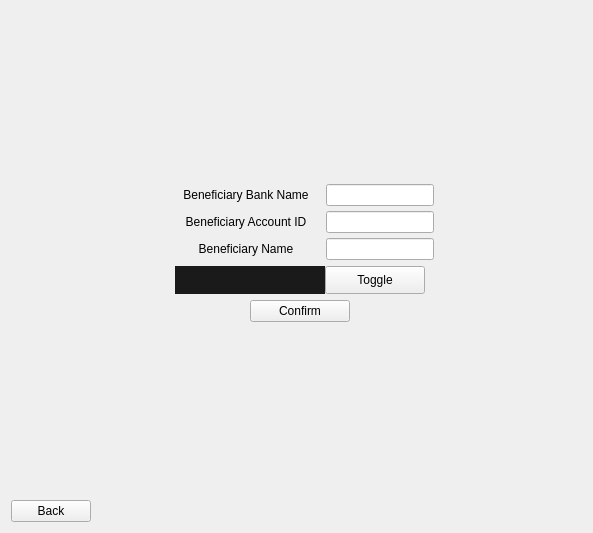
                 <widget class="QWidget" name="ManageBeneficiariesPage">
                  <layout class="QGridLayout" name="gridLayout_10">
                   <item row="1" column="0">
                    <spacer name="horizontalSpacer_43">
                     <property name="orientation">
                      <enum>Qt::Horizontal</enum>
                     </property>
                     <property name="sizeHint" stdset="0">
                      <size>
                       <width>109</width>
                       <height>20</height>
                      </size>
                     </property>
                    </spacer>
                   </item>
                   <item row="1" column="4">
                    <spacer name="horizontalSpacer_44">
                     <property name="orientation">
                      <enum>Qt::Horizontal</enum>
                     </property>
                     <property name="sizeHint" stdset="0">
                      <size>
                       <width>108</width>
                       <height>20</height>
                      </size>
                     </property>
                    </spacer>
                   </item>
                   <item row="1" column="1" colspan="3">
                    <layout class="QVBoxLayout" name="verticalLayout_34">
                     <item>
                      <layout class="QVBoxLayout" name="verticalLayout_33">
                       <item>
                        <layout class="QVBoxLayout" name="verticalLayout_32">
                         <property name="spacing">
                          <number>5</number>
                         </property>
                         <item>
                          <layout class="QHBoxLayout" name="horizontalLayout_77">
                           <property name="spacing">
                            <number>0</number>
                           </property>
                           <item>
                            <spacer name="horizontalSpacer_135">
                             <property name="orientation">
                              <enum>Qt::Horizontal</enum>
                             </property>
                             <property name="sizeHint" stdset="0">
                              <size>
                               <width>40</width>
                               <height>20</height>
                              </size>
                             </property>
                            </spacer>
                           </item>
                           <item>
                            <widget class="QLabel" name="beneficiary_bankname_label">
                             <property name="minimumSize">
                              <size>
                               <width>160</width>
                               <height>0</height>
                              </size>
                             </property>
                             <property name="maximumSize">
                              <size>
                               <width>180</width>
                               <height>16777215</height>
                              </size>
                             </property>
                             <property name="styleSheet">
                              <string notr="true">QLabel#label_9
{
	background-color: #ff3333;
	color: #fff;
	font-size: 14px;
	font-weight: bold;

}</string>
                             </property>
                             <property name="text">
                              <string>Beneficiary Bank Name</string>
                             </property>
                             <property name="alignment">
                              <set>Qt::AlignCenter</set>
                             </property>
                            </widget>
                           </item>
                           <item>
                            <widget class="QLineEdit" name="addBeneficiary_bankName_le">
                             <property name="maximumSize">
                              <size>
                               <width>140</width>
                               <height>16777215</height>
                              </size>
                             </property>
                            </widget>
                           </item>
                           <item>
                            <spacer name="horizontalSpacer_136">
                             <property name="orientation">
                              <enum>Qt::Horizontal</enum>
                             </property>
                             <property name="sizeHint" stdset="0">
                              <size>
                               <width>40</width>
                               <height>20</height>
                              </size>
                             </property>
                            </spacer>
                           </item>
                          </layout>
                         </item>
                         <item>
                          <layout class="QHBoxLayout" name="horizontalLayout_78">
                           <property name="spacing">
                            <number>0</number>
                           </property>
                           <item>
                            <spacer name="horizontalSpacer_133">
                             <property name="orientation">
                              <enum>Qt::Horizontal</enum>
                             </property>
                             <property name="sizeHint" stdset="0">
                              <size>
                               <width>40</width>
                               <height>20</height>
                              </size>
                             </property>
                            </spacer>
                           </item>
                           <item>
                            <widget class="QLabel" name="beneficiary_userID_label">
                             <property name="minimumSize">
                              <size>
                               <width>160</width>
                               <height>0</height>
                              </size>
                             </property>
                             <property name="maximumSize">
                              <size>
                               <width>180</width>
                               <height>16777215</height>
                              </size>
                             </property>
                             <property name="styleSheet">
                              <string notr="true">QLabel#label_11
{
	background-color: #ff3333;
	color: #fff;
	font-size: 14px;
	font-weight: bold;

}</string>
                             </property>
                             <property name="text">
                              <string>Beneficiary Account ID</string>
                             </property>
                             <property name="alignment">
                              <set>Qt::AlignCenter</set>
                             </property>
                            </widget>
                           </item>
                           <item>
                            <widget class="QLineEdit" name="addBeneficiary_id_le">
                             <property name="maximumSize">
                              <size>
                               <width>140</width>
                               <height>16777215</height>
                              </size>
                             </property>
                             <property name="text">
                              <string/>
                             </property>
                            </widget>
                           </item>
                           <item>
                            <spacer name="horizontalSpacer_134">
                             <property name="orientation">
                              <enum>Qt::Horizontal</enum>
                             </property>
                             <property name="sizeHint" stdset="0">
                              <size>
                               <width>40</width>
                               <height>20</height>
                              </size>
                             </property>
                            </spacer>
                           </item>
                          </layout>
                         </item>
                         <item>
                          <layout class="QHBoxLayout" name="horizontalLayout_15">
                           <property name="spacing">
                            <number>0</number>
                           </property>
                           <item>
                            <spacer name="horizontalSpacer_131">
                             <property name="orientation">
                              <enum>Qt::Horizontal</enum>
                             </property>
                             <property name="sizeHint" stdset="0">
                              <size>
                               <width>40</width>
                               <height>20</height>
                              </size>
                             </property>
                            </spacer>
                           </item>
                           <item>
                            <widget class="QLabel" name="label_60">
                             <property name="minimumSize">
                              <size>
                               <width>160</width>
                               <height>0</height>
                              </size>
                             </property>
                             <property name="maximumSize">
                              <size>
                               <width>180</width>
                               <height>16777215</height>
                              </size>
                             </property>
                             <property name="styleSheet">
                              <string notr="true">QLabel#label_11
{
	background-color: #ff3333;
	color: #fff;
	font-size: 14px;
	font-weight: bold;

}</string>
                             </property>
                             <property name="text">
                              <string>Beneficiary Name</string>
                             </property>
                             <property name="alignment">
                              <set>Qt::AlignCenter</set>
                             </property>
                            </widget>
                           </item>
                           <item>
                            <widget class="QLineEdit" name="addBeneficiary_name_le">
                             <property name="maximumSize">
                              <size>
                               <width>140</width>
                               <height>16777215</height>
                              </size>
                             </property>
                             <property name="text">
                              <string/>
                             </property>
                            </widget>
                           </item>
                           <item>
                            <spacer name="horizontalSpacer_132">
                             <property name="orientation">
                              <enum>Qt::Horizontal</enum>
                             </property>
                             <property name="sizeHint" stdset="0">
                              <size>
                               <width>40</width>
                               <height>20</height>
                              </size>
                             </property>
                            </spacer>
                           </item>
                          </layout>
                         </item>
                        </layout>
                       </item>
                       <item>
                        <layout class="QHBoxLayout" name="horizontalLayout_24">
                         <property name="spacing">
                          <number>0</number>
                         </property>
                         <item>
                          <spacer name="horizontalSpacer_3">
                           <property name="orientation">
                            <enum>Qt::Horizontal</enum>
                           </property>
                           <property name="sizeHint" stdset="0">
                            <size>
                             <width>40</width>
                             <height>20</height>
                            </size>
                           </property>
                          </spacer>
                         </item>
                         <item>
                          <widget class="QLineEdit" name="beneficiaries_toggle_le">
                           <property name="maximumSize">
                            <size>
                             <width>150</width>
                             <height>16777215</height>
                            </size>
                           </property>
                           <property name="styleSheet">
                            <string notr="true">QLineEdit
{
   background-color: #1a1a1a;	
    color: #fff;
	font-size: 14px;
	font-weight: bold;
	border: none;
	border-radius: 25px;
	padding: 5px;
}</string>
                           </property>
                          </widget>
                         </item>
                         <item>
                          <widget class="QPushButton" name="Beneficiary_toggle_btn">
                           <property name="minimumSize">
                            <size>
                             <width>100</width>
                             <height>0</height>
                            </size>
                           </property>
                           <property name="maximumSize">
                            <size>
                             <width>16777215</width>
                             <height>30</height>
                            </size>
                           </property>
                           <property name="styleSheet">
                            <string notr="true">/*-----QPushButton-----*/
QPushButton#sendmoney_fr_btn
{
	background-color: #ff3333;
	color: #fff;
	border-radius: 5px;
	font-size: 15px;
	font-weight: bold;
	border: none;
	padding: 5px;
}
</string>
                           </property>
                           <property name="text">
                            <string>Toggle</string>
                           </property>
                           <property name="checkable">
                            <bool>true</bool>
                           </property>
                          </widget>
                         </item>
                         <item>
                          <spacer name="horizontalSpacer_18">
                           <property name="orientation">
                            <enum>Qt::Horizontal</enum>
                           </property>
                           <property name="sizeHint" stdset="0">
                            <size>
                             <width>40</width>
                             <height>20</height>
                            </size>
                           </property>
                          </spacer>
                         </item>
                        </layout>
                       </item>
                      </layout>
                     </item>
                     <item>
                      <layout class="QHBoxLayout" name="horizontalLayout_25">
                       <item>
                        <spacer name="horizontalSpacer_31">
                         <property name="orientation">
                          <enum>Qt::Horizontal</enum>
                         </property>
                         <property name="sizeHint" stdset="0">
                          <size>
                           <width>40</width>
                           <height>20</height>
                          </size>
                         </property>
                        </spacer>
                       </item>
                       <item>
                        <widget class="QPushButton" name="BeneficiaryAddRemove_confirm_btn">
                         <property name="minimumSize">
                          <size>
                           <width>100</width>
                           <height>0</height>
                          </size>
                         </property>
                         <property name="maximumSize">
                          <size>
                           <width>16777215</width>
                           <height>30</height>
                          </size>
                         </property>
                         <property name="styleSheet">
                          <string notr="true">/*-----QPushButton-----*/
QPushButton#sendmoney_fr_btn
{
	background-color: #ff3333;
	color: #fff;
	border-radius: 5px;
	font-size: 15px;
	font-weight: bold;
	border: none;
	padding: 5px;
}
</string>
                         </property>
                         <property name="text">
                          <string>Confirm</string>
                         </property>
                         <property name="checkable">
                          <bool>true</bool>
                         </property>
                        </widget>
                       </item>
                       <item>
                        <spacer name="horizontalSpacer_42">
                         <property name="orientation">
                          <enum>Qt::Horizontal</enum>
                         </property>
                         <property name="sizeHint" stdset="0">
                          <size>
                           <width>40</width>
                           <height>20</height>
                          </size>
                         </property>
                        </spacer>
                       </item>
                      </layout>
                     </item>
                    </layout>
                   </item>
                   <item row="3" column="1">
                    <spacer name="horizontalSpacer_45">
                     <property name="orientation">
                      <enum>Qt::Horizontal</enum>
                     </property>
                     <property name="sizeHint" stdset="0">
                      <size>
                       <width>275</width>
                       <height>20</height>
                      </size>
                     </property>
                    </spacer>
                   </item>
                   <item row="2" column="2">
                    <spacer name="verticalSpacer_30">
                     <property name="orientation">
                      <enum>Qt::Vertical</enum>
                     </property>
                     <property name="sizeHint" stdset="0">
                      <size>
                       <width>20</width>
                       <height>172</height>
                      </size>
                     </property>
                    </spacer>
                   </item>
                   <item row="3" column="0">
                    <widget class="QPushButton" name="addBeneficiary_back_btn">
                     <property name="maximumSize">
                      <size>
                       <width>80</width>
                       <height>35</height>
                      </size>
                     </property>
                     <property name="styleSheet">
                      <string notr="true">/*-----QPushButton-----*/
QPushButton#sendmoney_fr_btn
{
	background-color: #ff3333;
	color: #fff;
	border-radius: 5px;
	font-size: 15px;
	font-weight: bold;
	border: none;
	padding: 5px;
}
</string>
                     </property>
                     <property name="text">
                      <string>Back</string>
                     </property>
                     <property name="checkable">
                      <bool>true</bool>
                     </property>
                    </widget>
                   </item>
                   <item row="0" column="3">
                    <spacer name="verticalSpacer_23">
                     <property name="orientation">
                      <enum>Qt::Vertical</enum>
                     </property>
                     <property name="sizeHint" stdset="0">
                      <size>
                       <width>20</width>
                       <height>173</height>
                      </size>
                     </property>
                    </spacer>
                   </item>
                  </layout>
                 </widget>
